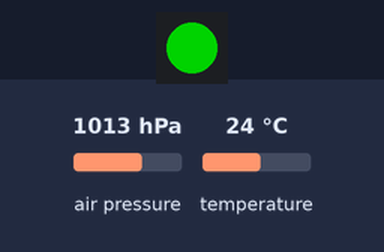
The program below on a simulated Pycom board running MicroPython. Shown: 1 RGB LEDs in strip order, left to right. Inputs (shaded band) come from the test bench; at power-on: air pressure 1013 hPa, temperature 24 °C. Dim RGB values are drawn brighter than linear; library files of the repository ran but are not shown: bmp180.py; what the program prints to the serial console is not drawn.

Above: at 0.6 s.
At 3.1 s:
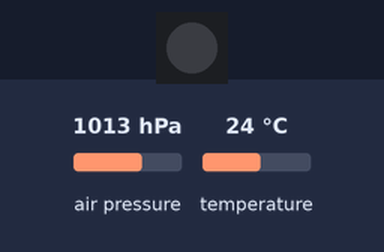
Timing chart, 0 to 6.7 s (numbered marks = the images above):
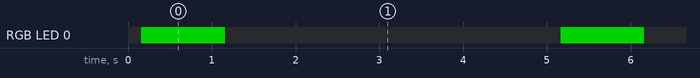

Measured:
- by itself, RGB LED 0: alternates RGB(0, 127, 0) for 1.0 s and off for 4.0 s

The program:

use-bmp180.py
```python
#
# Get BMP180 sensor reading for WiPy 2 micropython board.
#   Requires `bmp180.py` library from https://github.com/micropython-IMU/micropython-bmp180
#     copy above file in /lib directory of Wipy
'''
The MIT License (MIT)
Copyright 2017 Marlon Santos, learn@marlsantos.com

Permission is hereby granted, free of charge, to any person obtaining a copy of this software and associated documentation files (the "Software"),
to deal in the Software without restriction, including without limitation the rights to use, copy, modify, merge, publish, distribute, sublicense,
and/or sell copies of the Software, and to permit persons to whom the Software is furnished to do so, subject to the following conditions:

The above copyright notice and this permission notice shall be included in all copies or substantial portions of the Software.

THE SOFTWARE IS PROVIDED "AS IS", WITHOUT WARRANTY OF ANY KIND, EXPRESS OR IMPLIED, INCLUDING BUT NOT LIMITED TO THE WARRANTIES OF MERCHANTABILITY,
FITNESS FOR A PARTICULAR PURPOSE AND NONINFRINGEMENT. IN NO EVENT SHALL THE AUTHORS OR COPYRIGHT HOLDERS BE LIABLE FOR ANY CLAIM, DAMAGES OR OTHER
LIABILITY, WHETHER IN AN ACTION OF CONTRACT, TORT OR OTHERWISE, ARISING FROM, OUT OF OR IN CONNECTION WITH THE SOFTWARE OR THE USE OR OTHER DEALINGS
IN THE SOFTWARE.
'''
import pycom
import time
from bmp180 import BMP180
from  machine import I2C,  Pin

INTERVAL = 4      #interval between readings in seconds

try:
    # Setup I2C bus
    i2c =  I2C(0)
    i2c.init(I2C.MASTER, baudrate=100000, pins=(Pin('P9'),Pin('P10')))  # Change pins accordingly
    print("I2C setup scan",  i2c.scan())

    # Initialize BMP180 object
    bmp180 = BMP180(i2c)
    bmp180.oversample_sett = 2
    bmp180.baseline = 101325

    # Loop indefinitely (Ctrl+C to quit)
    while True:
       print("Reading sensor data...")
       pycom.heartbeat(False)
       temp = bmp180.temperature
       p = bmp180.pressure
       altitude = bmp180.altitude
       print("Temp: {}C\nPressure: {}\nAltitude: {}m\n".format(temp, p, altitude))
       pycom.rgbled(0x007f00) # green
       time.sleep(1)
       pycom.heartbeat(False)
       time.sleep(INTERVAL)

except Exception as e:
    pycom.rgbled(0x7f0000) # Red
    time.sleep(1)
    print("Error: ", str(e))

# Restore heartbeat LED
pycom.heartbeat(False)
pycom.heartbeat(True)
```
